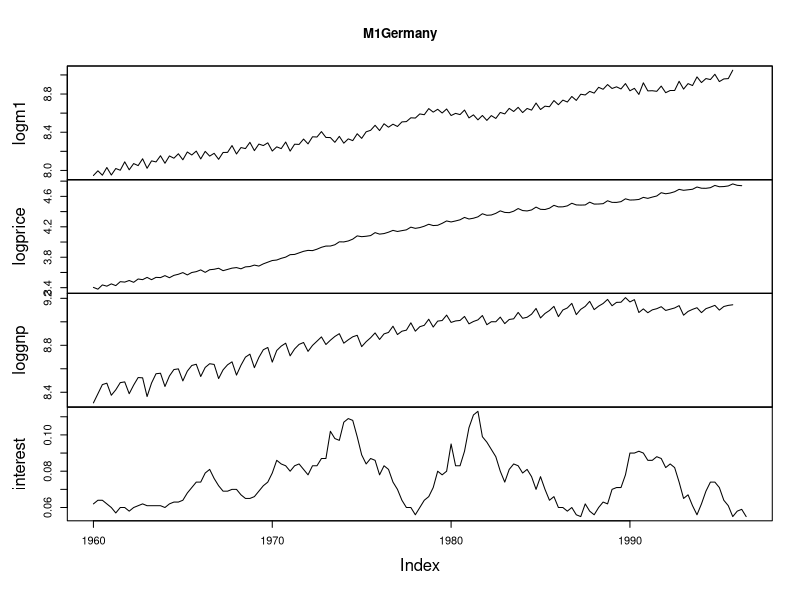
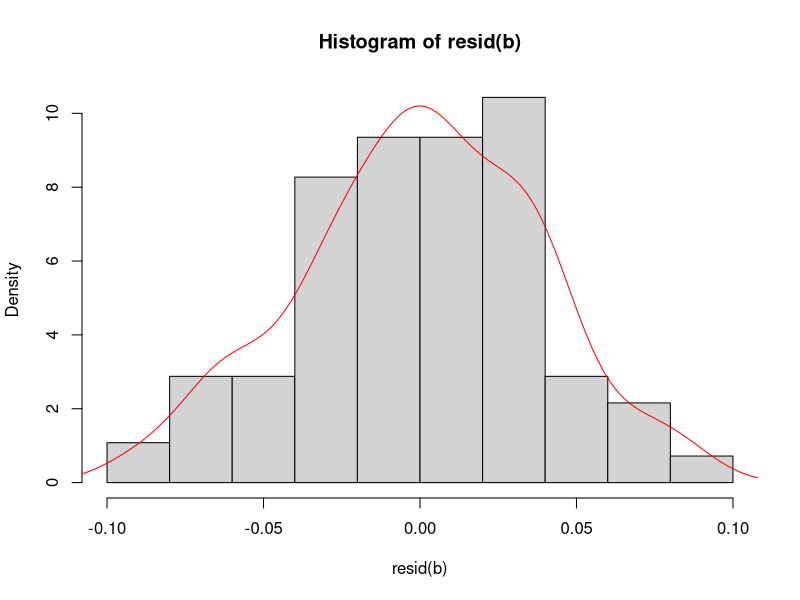

The R source for these figures, in order:
## ---- chunk 1
library(dynlm)
#Duomenys:
M1Germany

## ---- chunk 2
plot(M1Germany)
## ---- chunk 3
# Kuriame modelius
 
a<-dynlm((logm1)~L(logprice,3)+(d(L(loggnp, 2)))+(L(interest,2)) , data = M1Germany, start = c(1960, 1), end= c(1996,3 ))
b<-dynlm((logm1)~L(logprice,4)+(d(L(loggnp, 4)))+(L(interest,4)) , data = M1Germany, start = c(1960, 1), end= c(1996,3 ))
c<-dynlm((logm1)~L(logprice,4)+(L(loggnp, 4))+(L(interest,4)) , data = M1Germany, start = c(1960, 1), end= c(1996,3 ))
d<-dynlm((logm1)~L(logprice,2)+(d(L(loggnp, 2)))+(L(interest,2)) , data = M1Germany, start = c(1960, 1), end= c(1996,3 ))
library(car)
vif(a)
vif(b)
vif(c)
vif(d)
#Tik c modelis yra multi koliearus nes kituose modeliuose naudojame longgnp skirtuma, kad pasalintume trenda.

#Paziūrėsime modelių apibendirimą.
summary(a)
summary(b)
summary(c)
summary(d)
#Patome kad visi kintamieji reikšmingi.

#Lyginsime modelius pagal AIC krijerijų.
AIC(a)
AIC(b)
AIC(c)
AIC(d)
#AIC maziausia yra modelio b todel jis tiksliausias
## ---- chunk 4
hist(resid(b), probability = TRUE)
lines(density(resid(b)), col = "red")

res<-as.vector(b$residuals)
shapiro.test(res) # p-value>0.05 todel priimame H0, galimei teigti, liekanos normalios.
